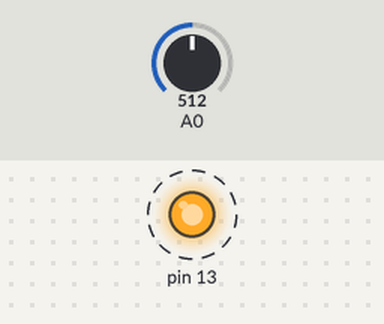
Bench run of a sketch on a simulated Arduino Uno, built with avr-gcc and run on an emulated ATmega328P. Shown: output pins drawn as LEDs (lit = HIGH). Dashed ring = blinking. Inputs (shaded band) come from the test bench; at power-on: A0 = 512. What the sketch prints to the serial monitor is not drawn.

Above: at 0.4 s.
Timing chart, 0 to 4.6 s (numbered marks = the images above):
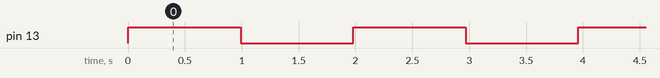

The sketch:

FreeRTOSHelloWorld.ino
```cpp
#include <Arduino_FreeRTOS.h>

// define two tasks for Blink & AnalogRead
void TaskBlink( void *pvParameters );
void TaskAnalogRead( void *pvParameters );

// the setup function runs once when you press reset or power the board
void setup() {

  // Now set up two tasks to run independently.
  xTaskCreate(
    TaskBlink
    ,  "Blink"   // A name just for humans
    ,  128  // Stack size
    ,  NULL
    ,  2  // priority
    ,  NULL );

  xTaskCreate(
    TaskAnalogRead
    ,  "AnalogRead"
    ,  128 // This stack size can be checked & adjusted by reading Highwater
    ,  NULL
    ,  1  // priority
    ,  NULL );

  // Now the task scheduler, which takes over control of scheduling individual tasks, is automatically started.
}

void loop()
{
  // Empty. Things are done in Tasks.
}

/*--------------------------------------------------*/
/*---------------------- Tasks ---------------------*/
/*--------------------------------------------------*/

void TaskBlink(void *pvParameters)  // This is a task.
{
  (void) pvParameters;

  // initialize digital pin 13 as an output.
  pinMode(13, OUTPUT);

  for (;;) // A Task shall never return or exit.
  {
    digitalWrite(13, HIGH);   // turn the LED on (HIGH is the voltage level)
    vTaskDelay( 1000 / portTICK_PERIOD_MS ); // wait for one second
    digitalWrite(13, LOW);    // turn the LED off by making the voltage LOW
    vTaskDelay( 1000 / portTICK_PERIOD_MS ); // wait for one second
  }
}

void TaskAnalogRead(void *pvParameters)  // This is a task.
{
  (void) pvParameters;

  // initialize serial communication at 9600 bits per second:
  Serial.begin(9600);

  for (;;)
  {
    // read the input on analog pin 0:
    int sensorValue = analogRead(A0);
    // print out the value you read:
    Serial.println(sensorValue);
    vTaskDelay(100);
  }
}
```

Measured:
- by itself, pin 13: alternates HIGH for 0.99 s and LOW for 0.99 s
